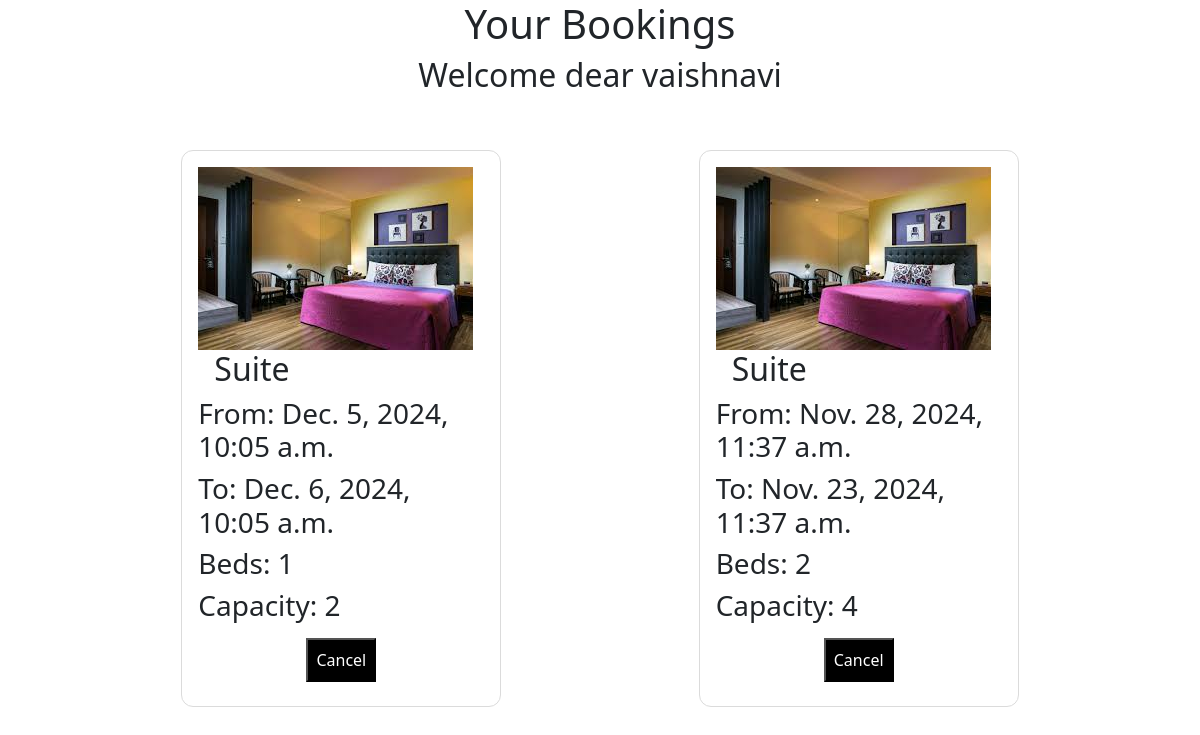
/booking_list/ (signed in), run on the app's committed database.
### app/models.py (models this page shows, shortened)
class Booking(models.Model):
    PAYMENT_STATUSES = (
        ('COM', 'PAYMENT_COMPLETE'),
        ('INC', 'PAYMENT_INCOMPLETE'),
        ('PAR', 'PAYMENT_PARTIALLY_COMPLETE'),
    )
    user = models.ForeignKey(settings.AUTH_USER_MODEL,on_delete=models.CASCADE)
    room = models.ForeignKey(Room, on_delete=models.CASCADE)
    check_in = models.DateTimeField()
    check_out = models.DateTimeField()
    payment_status = models.CharField(max_length=3, choices=PAYMENT_STATUSES)

class Room(models.Model):
    ROOM_CATEGORIES = (
        ('DE', 'DELUXE'),
        ('CL', 'CLUB ROOM'),
        ('EX', 'EXECUTIVE SUITE'),
        ('PR', 'PRESIDENTAL '),
        ('AP', 'Apartment'),
    )
    number = models.IntegerField()
    beds = models.IntegerField()
    capacity = models.IntegerField()
    category = models.CharField(max_length=50,choices=ROOM_CATEGORIES)
    rate = models.FloatField()

### app/views.py (the view)
# urls.py: path('booking_list/', BookingListView.as_view(), name='BookingListView'),
class BookingListView(ListView):
    model = Booking
    template_name = "booking/booking_list_view.html"
    def get_queryset(self, *args, **kwargs):
        if self.request.user.is_staff:
            booking_list = Booking.objects.all()
            return booking_list
        else:
            booking_list = Booking.objects.filter(user=self.request.user)
            return booking_list

### app/templates/booking/booking_list_view.html (shortened to what this page needs)
{% load static %}
<!DOCTYPE html>
<html lang="en">
<head>
    <link rel="stylesheet" href="{% static 'css/booking_list_view.css' %}">
    <link href="https://cdn.jsdelivr.net/npm/bootstrap@5.3.3/dist/css/bootstrap.min.css" rel="stylesheet">
</head>
<body>
    <div class="content">
        <div class="header">
            <div class="headings">
                <h1 class="d-flex justify-content-center" >Your Bookings</h1>
                <h2 class="d-flex justify-content-center">Welcome dear {{user}}</h2>
            </div>
        </div>
        <div class="bookings">
            {% for booking in booking_list %}
            <div class="booking">
                <img src="{%static 'images/r2.jpg' %}"alt="">
                <div class="category">
                    <h2>{{booking.get_room_category}} Suite</h2>
                </div>
                <div class="from">
                    <h3>From: {{booking.check_in}}</h3>
                </div>
                <div class="to">
                    <h3>To: {{booking.check_out}}</h3>
                </div>
                <div class="beds">
                    <h3>Beds: {{booking.room.beds}}</h3>
                </div>
                <div class="capacity">
                    <h3>Capacity: {{booking.room.capacity}}</h3>
                </div>
                <div class="d-flex justify-content-center ">
                    <a href="{% url 'CancelBookingView' booking.pk %}" onclick="return confirm('Are you sure you want to cancel this booking?');"><button class="p-2 m-2 bg-black text-white">Cancel</button></a>
                </div>
            </div>
            {% endfor %}
        </div>
</body>
</html>

### static/css/booking_list_view.css (style rules this page uses)
* { padding:0; margin:0; box-sizing: border-box; }
body { font-family: sans-serif; background-color: rgb(46, 47, 48); color: rgb(236, 235, 228); line-height: 1.5; font-size: 1.2rem; text-align: center; }
.content { display: flex; flex-direction: column; }
.header { flex: 1; display: flex; flex-flow: row-reverse wrap; justify-content: space-evenly; align-items: center; }
.headings { flex:1.5; }
.bookings { margin-top: 2rem; flex:1; display: flex; flex-direction: row; flex-wrap: wrap; justify-content: space-evenly; }
.booking { flex:1; max-width:20vw; min-width: 20rem; text-align: left; border: 1px solid #dbdbdb; padding:1rem; border-radius: 0.75rem; margin:1rem; }
img { max-width: 100%; }
h1,h2 { margin:1rem; }

### data on the page
Booking: check_in "Dec. 5, 2024, 10:05 a.m.", check_out "Dec. 6, 2024, 10:05 a.m.", room.beds "1", room.capacity "2"
Booking: check_in "Nov. 28, 2024, 11:37 a.m.", check_out "Nov. 23, 2024, 11:37 a.m.", room.beds "2", room.capacity "4"

### other printed values
{{ user }} "vaishnavi"
